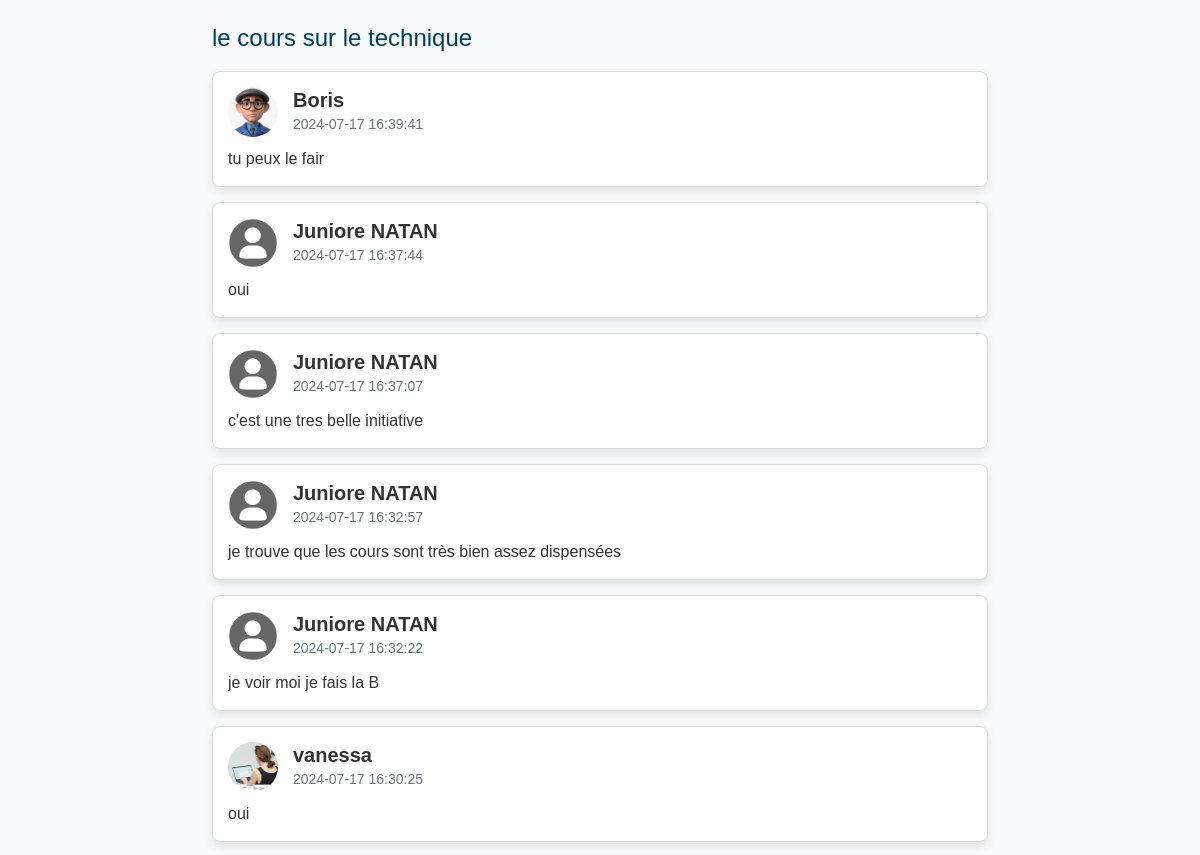
/forum/topic.php?id=2 (signed in, upper part), run on an earlier commit of the app's database.
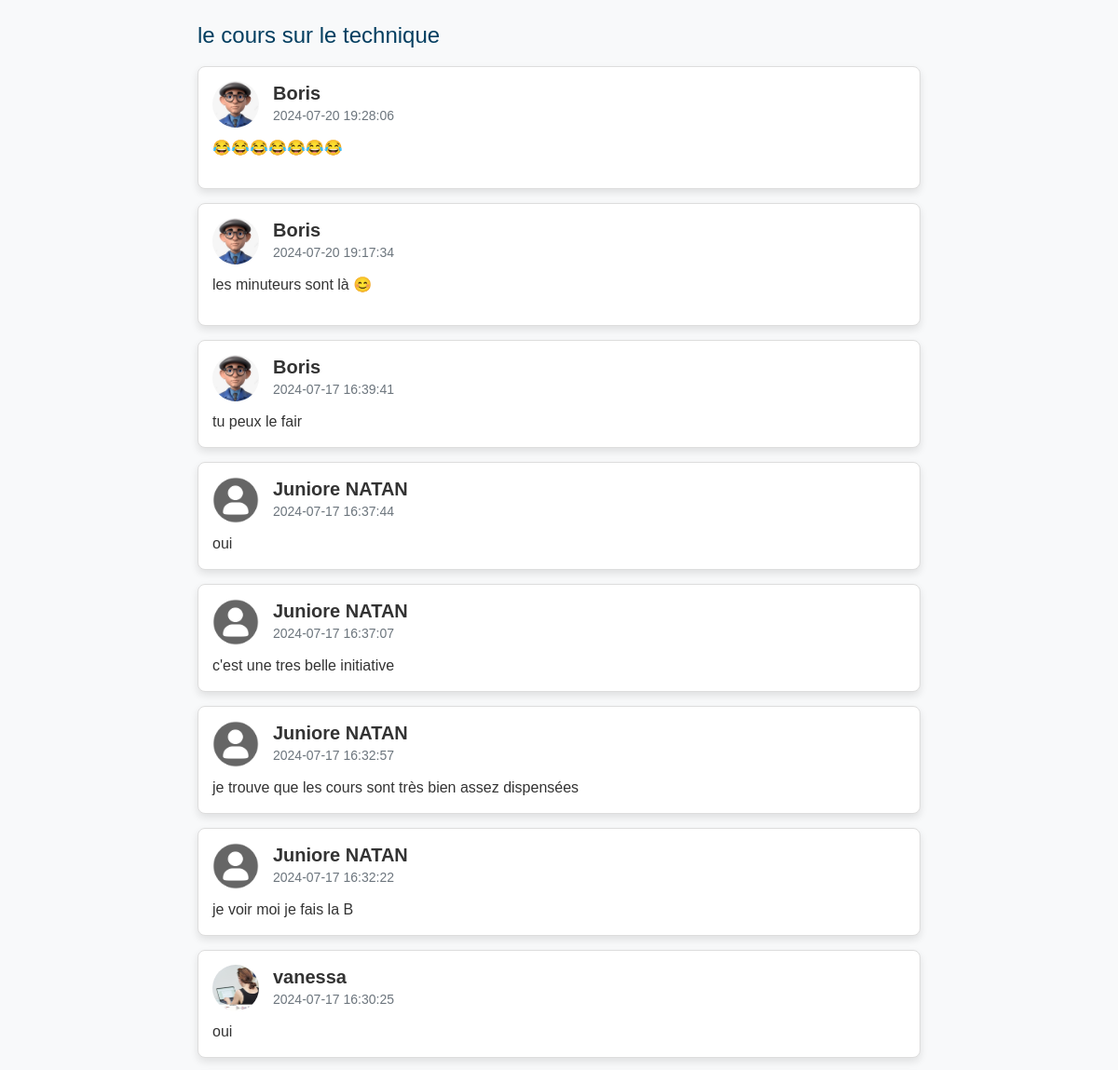
And on a later commit of the database.
### tables this page shows
CREATE TABLE `discussions` (
  `id` int(11) NOT NULL,
  `topic_id` int(11) DEFAULT NULL,
  `student_id` int(11) DEFAULT NULL,
  `message` text NOT NULL,
  `created_at` timestamp NOT NULL DEFAULT current_timestamp(),
  `trainer_id` int(11) DEFAULT NULL,
  `admin_id` int(11) DEFAULT NULL
);

CREATE TABLE `trainers` (
  `id` int(11) NOT NULL,
  `username` varchar(255) NOT NULL,
  `password` varchar(255) NOT NULL,
  `email` varchar(100) DEFAULT NULL,
  `phone_number` varchar(15) DEFAULT NULL,
  `bio` text DEFAULT NULL,
  `avatar` varchar(255) DEFAULT NULL
);

CREATE TABLE `students` (
  `id` int(11) NOT NULL,
  `username` varchar(255) NOT NULL,
  `password` varchar(255) NOT NULL,
  `email` varchar(255) NOT NULL,
  `phone_number` varchar(20) NOT NULL,
  `avatar` mediumblob DEFAULT NULL
);

### forum/topic.php (the view, shortened to what this page needs)
<?php
include('../admin/config.php');
$topic_id = $_GET['id'];
$query = "SELECT * FROM topics WHERE id = :id";
$stmt = $pdo->prepare($query);
$stmt->bindParam(':id', $topic_id, PDO::PARAM_INT);
$stmt->execute();
$topic = $stmt->fetch(PDO::FETCH_ASSOC);
$query = "SELECT discussions.*,
                 students.username AS student_username, students.avatar AS student_avatar,
                 trainers.username AS trainer_username, trainers.avatar AS trainer_avatar,
                 administrators.username AS admin_username
          FROM discussions
          LEFT JOIN students ON discussions.student_id = students.id
          LEFT JOIN trainers ON discussions.trainer_id = trainers.id
          LEFT JOIN administrators ON discussions.admin_id = administrators.id
          WHERE topic_id = :topic_id
          ORDER BY created_at DESC";
$stmt = $pdo->prepare($query);
$stmt->bindParam(':topic_id', $topic_id, PDO::PARAM_INT);
$stmt->execute();
$discussions = $stmt->fetchAll(PDO::FETCH_ASSOC);
?>
<!DOCTYPE html>
<html lang="fr">
<head>
    <link rel="stylesheet" href="https://cdn.jsdelivr.net/npm/bootstrap@5.3.0/dist/css/bootstrap.min.css">
    <link rel="stylesheet" href="https://cdnjs.cloudflare.com/ajax/libs/summernote/0.8.18/summernote-lite.min.css">
    <link rel="stylesheet" href="https://cdn.jsdelivr.net/npm/bootstrap-icons@1.11.3/font/bootstrap-icons.min.css">
</head>
<body>
    <div class="container">
        <div class="topic-title"><?php echo htmlspecialchars($topic['title']); ?></div>
        <ul class="list-group">
            <?php foreach ($discussions as $discussion): ?>
                <li class="discussion-item">
                    <div class="discussion-header">
                        <?php
                        $username = '';
                        $avatar = '';
                        if (!empty($discussion['student_username'])) {
                            $username = $discussion['student_username'];
                            $avatar = $discussion['student_avatar'];
                        } elseif (!empty($discussion['trainer_username'])) {
                            $username = $discussion['trainer_username'];
                            $avatar = $discussion['trainer_avatar'];
                        } elseif (!empty($discussion['admin_username'])) {
                            $username = $discussion['admin_username'];
                            $avatar = '';
                        }
                        if (!empty($avatar)): ?>
                            <img src="<?php echo htmlspecialchars($avatar); ?>" alt="Avatar" class="avatar">
                        <?php else: ?>
                            <img src="../avatar_img/default_avatar.png" alt="Avatar par défaut" class="avatar">
                        <?php endif; ?>
                        <div>
                            <h5><?php echo htmlspecialchars($username); ?></h5>
                            <small><?php echo htmlspecialchars($discussion['created_at']); ?></small>
                        </div>
                    </div>
                    <div class="discussion-body">
                        <?php echo ($discussion['message']); ?>
                    </div>
                </li>
            <?php endforeach; ?>
        </ul>
    </div>
</body>
</html>

What changed in the data, as far as the page shows it:
added discussions: trainer.avatar (picture), trainer.username "Boris", created_at "2024-07-20 19:28:06", message "😂😂😂😂😂😂😂"
added discussions: trainer.avatar (picture), trainer.username "Boris", created_at "2024-07-20 19:17:34", message "les minuteurs sont là 😊"
